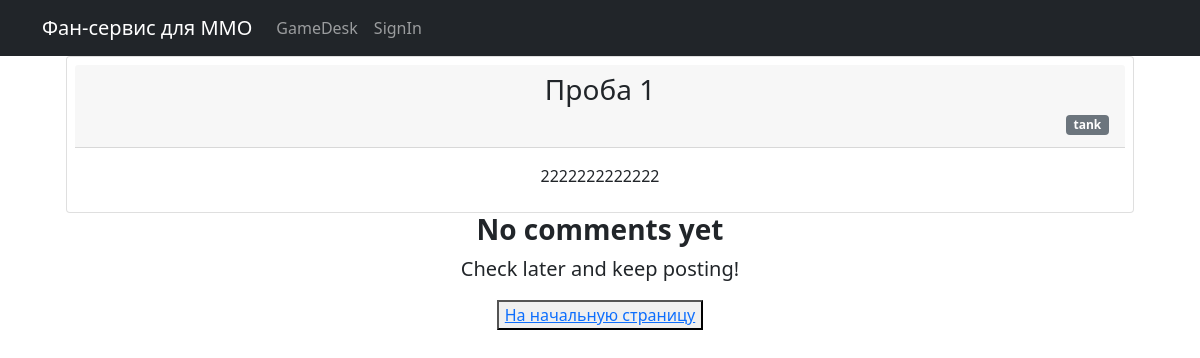
Screenshot of /gamedesk/1/comments (signed in) with the database file from the repository.
### gamedesk/models.py (models this page shows, shortened)
class Post(models.Model):
    title = models.CharField('Title', max_length=100)
    text = models.TextField()
    category = models.ForeignKey(to='Category', on_delete=models.CASCADE)
    author = models.ForeignKey(User, on_delete=models.CASCADE)
    dateCreation = models.DateTimeField(auto_now_add=True)
    class Meta:
        verbose_name = 'Запись'
        verbose_name_plural = 'Записи'

class Category(models.Model):
    TYPE = (
        ('tank', 'Танки'),
        ('heal', 'Хилы'),
        ('dd', 'ДД'),
        ('buyers', 'Торговцы'),
        ('gildmaster', 'Гилдмастеры'),
        ('quest', 'Квестгиверы'),
        ('smith', 'Кузнецы'),
        ('tanner', 'Кодевники'),
        ('potion', 'Зельевары'),
        ('spellmaster', 'Мастера заклинаний'),
    )
    name = models.CharField(max_length=50, choices=TYPE, default='tank')
    def __str__(self):
        return f'{self.name}'
    class Meta:
        verbose_name = 'Категория'
        verbose_name_plural = 'Категории'

### gamedesk/views.py (the view)
# urls.py: path('<int:post_pk>/comments', CommentsList.as_view(), name='comments_list'),
class CommentsList(IsAuthorMixin, View):
    def get(self, request, *args, **kwargs):
        post_pk = kwargs['post_pk']
        post = Post.objects.get(pk=post_pk)
        qs = Comment.objects.order_by('dateCreation').filter(post=post)
        context = {
            'comments': qs,
            'post': post
        }
        return render(request, 'gamedesk/comment_list.html', context)

### gamedesk/utils/permissions.py (called while the page is built)
    def get_pk_list(self, dict_):
        pks = []
        for pk in dict_:
            pks.append(pk.get('pk'))
        return pks

    def dispatch(self, request, *args, **kwargs):
        if not request.user.is_authenticated:
            return self.handle_no_permission()
        post_pk = kwargs.get('post_pk')
        comment_pk = kwargs.get('comment_pk')
        if post_pk:
            pks_dict = request.user.post_set.all().values('pk')
            if post_pk not in self.get_pk_list(pks_dict):
                return self.handle_no_permission()
            return super().dispatch(request, *args, **kwargs)
        elif comment_pk:
            pks_dict = request.user.comment_set.all().values('pk')
            if comment_pk not in self.get_pk_list(pks_dict):
                return self.handle_no_permission()
            return super().dispatch(request, *args, **kwargs)
        return self.handle_no_permission()

### templates/gamedesk/comment_list.html (shortened to what this page needs)
{% extends 'default.html' %}
{% block content %}
<div class="container">
  <div class="card p-2">
    <div class="card-header">
      <h3 class="card-title">
          {{ post.title }}
      </h3>
        <span class="badge bg-secondary float-end">{{ post.category }}</span>
    </div>
    <div class="card-body">
      <p class="card-text ">{{ post.text|truncatewords:50}}</p>
    </div>
  </div>
  {% for comment in comments %}
  <div class="shadow-sm p-3 my-2 bg-body rounded">
    <div class="d-flex justify-content-between p-1">
        <h5 class="mb-1">{{ comment.author }}</h5>
      <small class="text-muted">Submitted on: {{ comment.dateCreation }}</small>
    </div>
    <div class="row">
      <div class="col-lg-10 col-sm-12">
        <p class="ms-3">{{ comment.text }}</p>
      </div>
      <div class="col-lg-2 col-sm-12">
        <div class="d-flex flex-md-row flex-lg-column align-items-lg-end  justify-content-end gap-1">
          {% if comment.approved %}
          <button class="btn btn-outline-success">
            Accepted
          </button>
          {%else %}
            <button class="btn btn-success">
              Accept
            </button>
          {% endif %}
          {% if not comment.approved and not comment.approved is None %}
          <button class="btn btn-outline-warning text-dark">
            Rejected
          </button>
          {%else%}
            <button class="btn btn-warning">
              Reject
            </button>
          {% endif %}
            <button class="btn btn-danger">
              Delete
            </button>
        </div>
      </div>
    </div>
  </div>
  {% empty %}
  <div class="text-center">
    <h3 class="fw-bold">No comments yet</h3>
    <p class="lead ">Check later and keep posting!</p>
    <button> <a href="/gamedesk">На начальную страницу</a> </button>
  </div>
</div>
{% endfor %}
{% endblock content %}

### rows the page displays
Post: title "Проба 1", category "tank", text "2222222222222"
